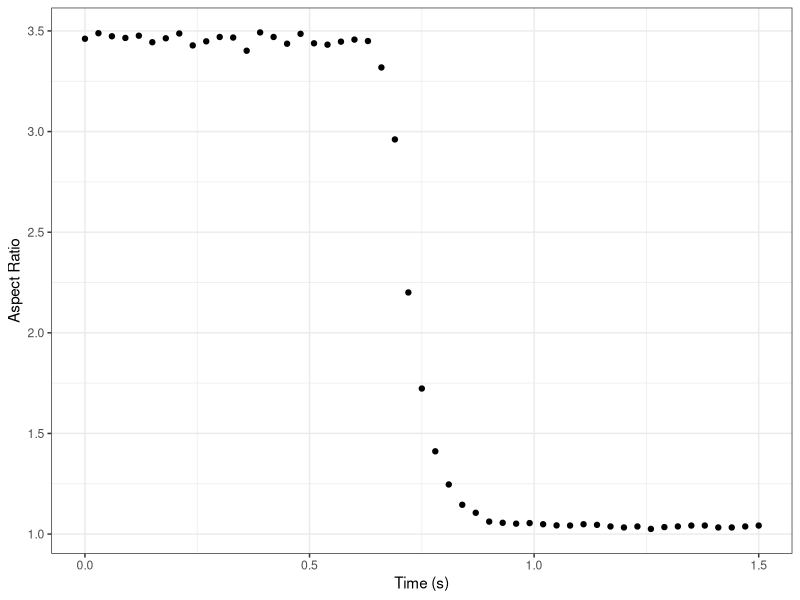
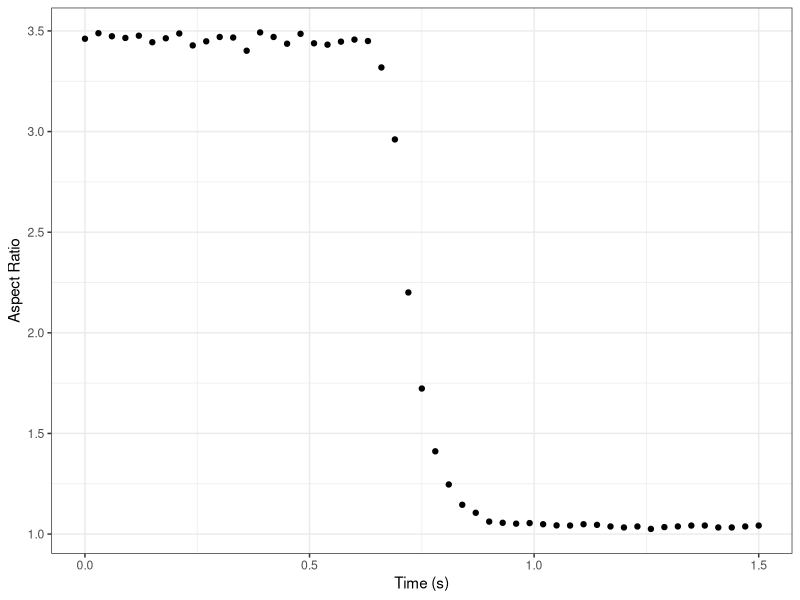
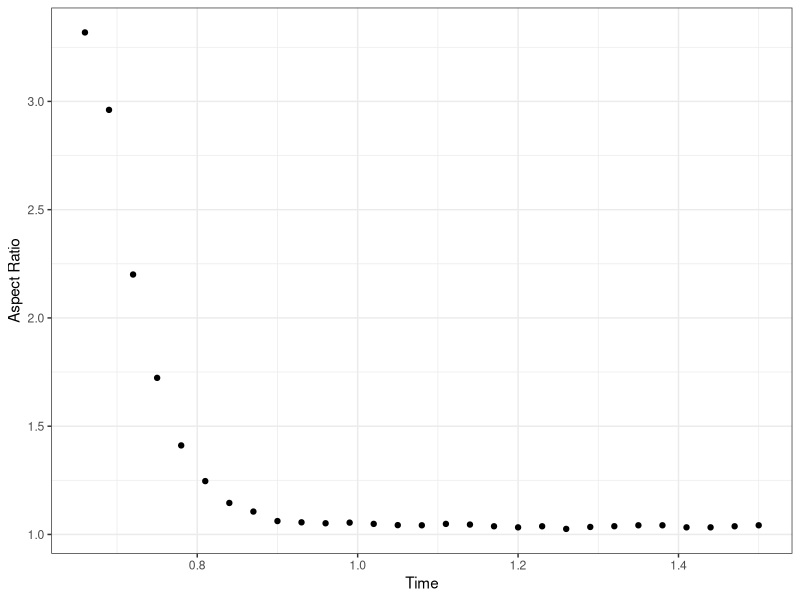
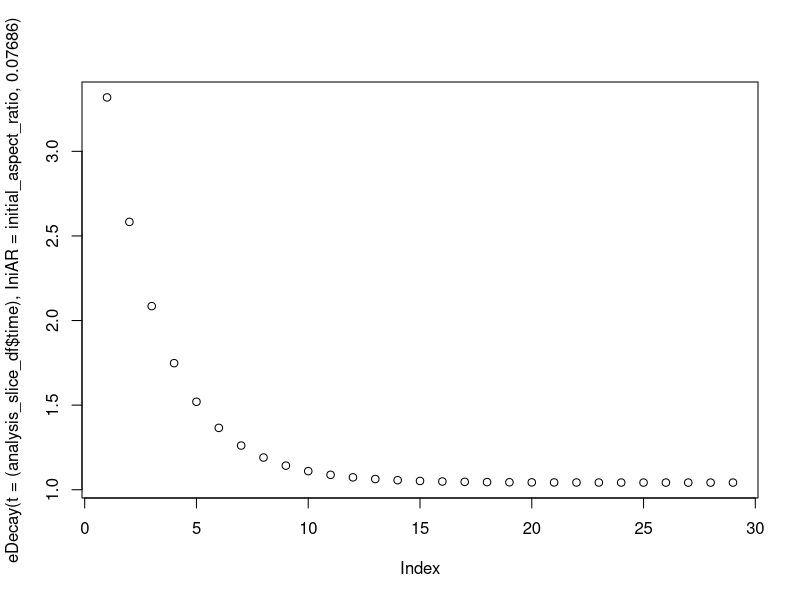
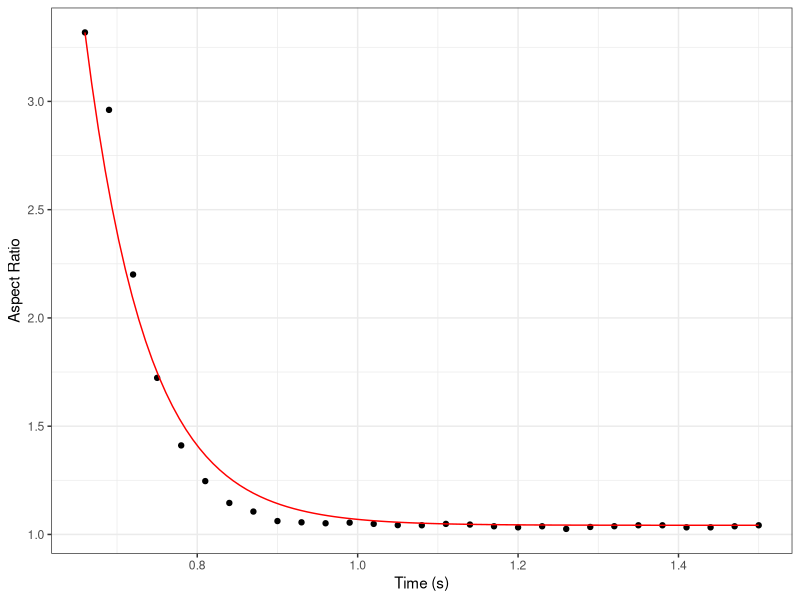

Generate these figures, in order, with R:
# Visualizing droplet coalescence data for liquid-liquid phase separation
# Xavier Castellanos-Girouard, Rini Ravindran Patel
# August 16 2022


# Import libraries
library(dplyr)
library(tidyr)
library(ggplot2)




# Import values
aspect_ratio_raw <- read.csv(file = "aspect_ratio_values.csv", header = FALSE)
major_axis_raw <- read.csv(file = "axis_major_values.csv", header = FALSE)


# Make dataframe from values in pertinent range
aspect_ratio <- data.frame(values = as.numeric(aspect_ratio_raw[1,10:60]))

# Creating time points
timepoints <- seq(0, (nrow(aspect_ratio)-1)*0.03, by = 0.03)

# Adding time points to dataframe
aspect_ratio$time = timepoints
aspect_ratio$major_axis = as.numeric(major_axis_raw[1,10:60])


# Make the plot
plot <- ggplot(data = aspect_ratio,
         mapping = aes(x= time,
                       y= values)) +
  geom_point() +
  theme_bw() +
  xlab("Time (s)") +
  ylab("Aspect Ratio")

dev.new()
plot

pdf("Figure5C_panel1.pdf") 
plot
dev.off()

#### Fitting curve ####


# Keep only the points in the decay curve
time_slice_start = 23
#which(aspect_ratio$time == 0.66)
time_slice_end = which(aspect_ratio$time == 1.5)

print(paste("Curve Start:", time_slice_start, " | ", "Curve End:", time_slice_end))

# Take the points slice:
analysis_slice_df = aspect_ratio[c(time_slice_start:time_slice_end),]


# plot the slice

# Make the plot
plot <- ggplot() +
  geom_point(data = analysis_slice_df,
             mapping = aes(x= time,
                           y= values)) +
  theme_bw() +
  xlab("Time") +
  ylab("Aspect Ratio")

dev.new()
plot

## Defining the decay curve

# Plot the linear decay slope
initial_aspect_ratio = aspect_ratio$values[time_slice_start] # initial AR
ini_t = aspect_ratio$time[time_slice_start] # Initial time start of decay
final_AR = aspect_ratio$value[time_slice_end] # Final AR

e_num = exp(1) # Eulers number

# Decay Function
eDecay <- function(t, IniAR,tau){final_AR+(IniAR-final_AR)*(e_num**(-(t-ini_t)/tau))}

# Plot decay functio
plot(eDecay(t = (analysis_slice_df$time), IniAR = initial_aspect_ratio, 0.07686))



# Make model to find fit tau
fit_model1 <- 
  nls(values ~ eDecay(time, initial_aspect_ratio, tau), 
      data = analysis_slice_df, 
      start = list(tau = 0.07686))

print(fit_model1) # 0.07686


# Plot model and experimental data
plot2 <- ggplot() +
  geom_point(data = analysis_slice_df,
             mapping = aes(x= time,
                           y= values)) +
  geom_function(fun = eDecay,
                args = list(IniAR = initial_aspect_ratio,
                            tau = 0.07686),
                color = "red") +
  theme_bw() +
  xlab("Time (s)") +
  ylab("Aspect Ratio")

pdf("Figure5C_panel2.pdf") 
plot2
dev.off()
